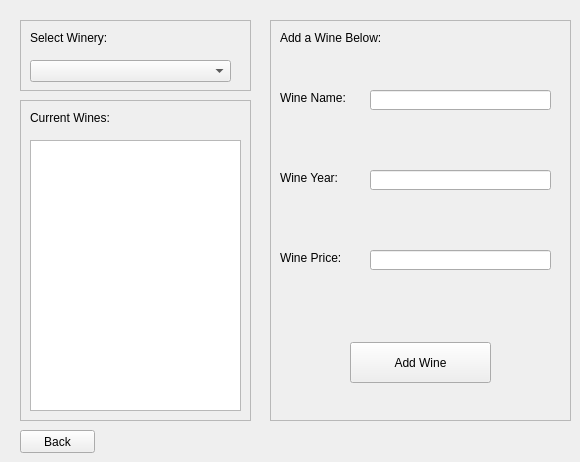
    <widget class="QWidget" name="page_addWine_wineOptionsAdmin">
     <widget class="QFrame" name="frame">
      <property name="geometry">
       <rect>
        <x>20</x>
        <y>20</y>
        <width>231</width>
        <height>71</height>
       </rect>
      </property>
      <property name="frameShape">
       <enum>QFrame::StyledPanel</enum>
      </property>
      <property name="frameShadow">
       <enum>QFrame::Sunken</enum>
      </property>
      <widget class="QComboBox" name="comboBox_selectWinery_addWine">
       <property name="geometry">
        <rect>
         <x>10</x>
         <y>40</y>
         <width>201</width>
         <height>22</height>
        </rect>
       </property>
      </widget>
      <widget class="QLabel" name="label_10">
       <property name="geometry">
        <rect>
         <x>10</x>
         <y>10</y>
         <width>91</width>
         <height>16</height>
        </rect>
       </property>
       <property name="text">
        <string>Select Winery:</string>
       </property>
      </widget>
     </widget>
     <widget class="QFrame" name="frame_2">
      <property name="geometry">
       <rect>
        <x>20</x>
        <y>100</y>
        <width>231</width>
        <height>321</height>
       </rect>
      </property>
      <property name="frameShape">
       <enum>QFrame::StyledPanel</enum>
      </property>
      <property name="frameShadow">
       <enum>QFrame::Sunken</enum>
      </property>
      <widget class="QLabel" name="label_9">
       <property name="geometry">
        <rect>
         <x>10</x>
         <y>10</y>
         <width>81</width>
         <height>16</height>
        </rect>
       </property>
       <property name="text">
        <string>Current Wines:</string>
       </property>
      </widget>
      <widget class="QTextBrowser" name="textBrowser_viewCurrent_addWine">
       <property name="geometry">
        <rect>
         <x>10</x>
         <y>40</y>
         <width>211</width>
         <height>271</height>
        </rect>
       </property>
      </widget>
     </widget>
     <widget class="QFrame" name="frame_3">
      <property name="geometry">
       <rect>
        <x>270</x>
        <y>20</y>
        <width>301</width>
        <height>401</height>
       </rect>
      </property>
      <property name="frameShape">
       <enum>QFrame::StyledPanel</enum>
      </property>
      <property name="frameShadow">
       <enum>QFrame::Sunken</enum>
      </property>
      <widget class="QLabel" name="label_11">
       <property name="geometry">
        <rect>
         <x>10</x>
         <y>10</y>
         <width>111</width>
         <height>16</height>
        </rect>
       </property>
       <property name="text">
        <string>Add a Wine Below:</string>
       </property>
      </widget>
      <widget class="QLabel" name="label_12">
       <property name="geometry">
        <rect>
         <x>10</x>
         <y>70</y>
         <width>71</width>
         <height>16</height>
        </rect>
       </property>
       <property name="text">
        <string>Wine Name:</string>
       </property>
      </widget>
      <widget class="QLabel" name="label_13">
       <property name="geometry">
        <rect>
         <x>10</x>
         <y>150</y>
         <width>61</width>
         <height>16</height>
        </rect>
       </property>
       <property name="text">
        <string>Wine Year:</string>
       </property>
      </widget>
      <widget class="QLabel" name="label_14">
       <property name="geometry">
        <rect>
         <x>10</x>
         <y>230</y>
         <width>61</width>
         <height>16</height>
        </rect>
       </property>
       <property name="text">
        <string>Wine Price:</string>
       </property>
      </widget>
      <widget class="QLineEdit" name="lineEdit_wineName_addWine">
       <property name="geometry">
        <rect>
         <x>100</x>
         <y>70</y>
         <width>181</width>
         <height>20</height>
        </rect>
       </property>
      </widget>
      <widget class="QLineEdit" name="lineEdit_wineYear_addWine">
       <property name="geometry">
        <rect>
         <x>100</x>
         <y>150</y>
         <width>181</width>
         <height>20</height>
        </rect>
       </property>
      </widget>
      <widget class="QLineEdit" name="lineEdit_winePrice_addWine">
       <property name="geometry">
        <rect>
         <x>100</x>
         <y>230</y>
         <width>181</width>
         <height>20</height>
        </rect>
       </property>
      </widget>
      <widget class="QPushButton" name="pushButton_confirmAdd_addWine">
       <property name="geometry">
        <rect>
         <x>80</x>
         <y>322</y>
         <width>141</width>
         <height>41</height>
        </rect>
       </property>
       <property name="text">
        <string>Add Wine</string>
       </property>
      </widget>
     </widget>
     <widget class="QPushButton" name="pushButton_back_addWine">
      <property name="geometry">
       <rect>
        <x>20</x>
        <y>430</y>
        <width>75</width>
        <height>23</height>
       </rect>
      </property>
      <property name="text">
       <string>Back</string>
      </property>
     </widget>
    </widget>
